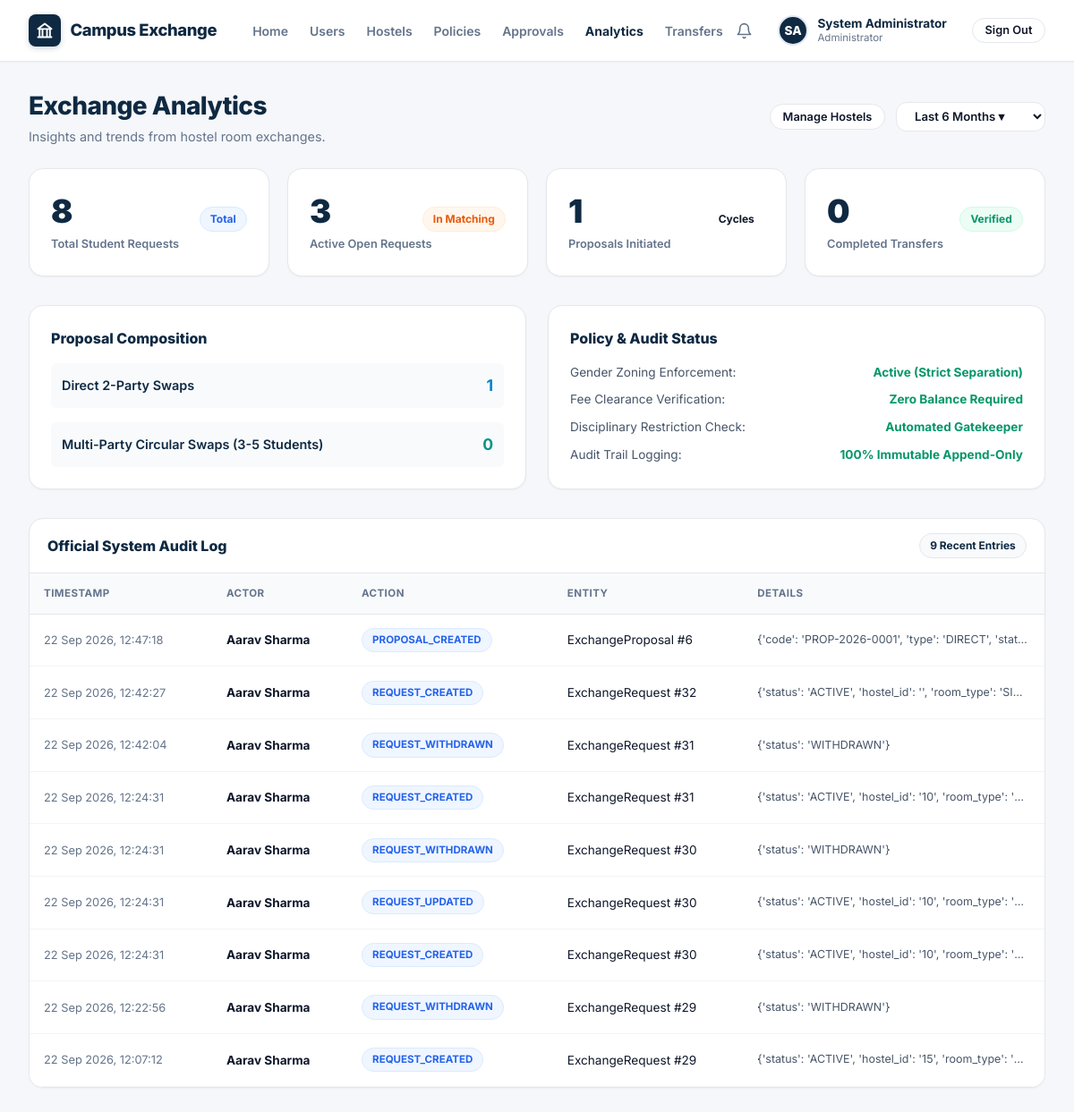
Screenshot of /dean/analytics/ (signed in) with the database file from the repository.
### accounts/models.py (models this page shows, shortened)
class User(AbstractUser):
    class Role(models.TextChoices):
        STUDENT = 'student', 'Student'
        WARDEN = 'warden', 'Hostel Warden'
        CHIEF_WARDEN = 'chief_warden', 'Chief Warden'
        ADMIN = 'admin', 'Hostel Administrator'
        DSW = 'dsw', 'Dean of Student Welfare (DSW)'
    class Gender(models.TextChoices):
        MALE = 'M', 'Male'
        FEMALE = 'F', 'Female'
        OTHER = 'O', 'Other'
    university_id = models.CharField(max_length=30, unique=True, db_index=True)
    role = models.CharField(max_length=20, choices=Role.choices, default=Role.STUDENT, db_index=True)
    phone = models.CharField(max_length=20, blank=True)
    gender = models.CharField(max_length=1, choices=Gender.choices, default=Gender.MALE)
    has_fee_clearance = models.BooleanField(default=True, help_text="Verified student fee clearance")
    has_disciplinary_hold = models.BooleanField(default=False, help_text="Active university disciplinary restriction")
    last_transferred_at = models.DateTimeField(null=True, blank=True, help_text="Timestamp of last completed room swap")
    created_at = models.DateTimeField(auto_now_add=True)
    updated_at = models.DateTimeField(auto_now=True)
    @property
    def is_student(self):
        return self.role == self.Role.STUDENT
    @property
    def is_warden(self):
        return self.role in (self.Role.WARDEN, self.Role.CHIEF_WARDEN)
    @property
    def is_chief_warden(self):
        return self.role == self.Role.CHIEF_WARDEN
    @property
    def is_admin_role(self):
        return self.role == self.Role.ADMIN or self.is_superuser
    @property
    def is_dsw(self):
        return self.role == self.Role.DSW

### exchange/models.py (models this page shows, shortened)
class AuditEntry(models.Model):
    actor = models.ForeignKey(settings.AUTH_USER_MODEL, null=True, blank=True, on_delete=models.SET_NULL, related_name='audit_actions')
    action = models.CharField(max_length=80, db_index=True)
    entity_type = models.CharField(max_length=50, db_index=True)
    entity_id = models.CharField(max_length=50)
    previous_state = models.JSONField(null=True, blank=True)
    new_state = models.JSONField(null=True, blank=True)
    metadata = models.JSONField(null=True, blank=True)
    timestamp = models.DateTimeField(auto_now_add=True, db_index=True)
    class Meta:
        ordering = ['-timestamp']

### exchange/views.py (the view)
# urls.py: path('dean/analytics/', views.analytics_dashboard_view, name='dean_analytics'),
def analytics_dashboard_view(request):
    total_requests = ExchangeRequest.objects.count()
    active_requests = ExchangeRequest.objects.filter(status=ExchangeRequest.RequestStatus.ACTIVE).count()
    completed_transfers = TransferRecord.objects.count()
    proposals_count = ExchangeProposal.objects.count()
    direct_swaps = ExchangeProposal.objects.filter(proposal_type=ExchangeProposal.ProposalType.DIRECT).count()
    multi_cycles = proposals_count - direct_swaps
    audit_entries = AuditEntry.objects.select_related('actor').order_by('-timestamp')[:50]
    return render(request, 'exchange/analytics_dashboard.html', {
        'total_requests': total_requests,
        'active_requests': active_requests,
        'completed_transfers': completed_transfers,
        'proposals_count': proposals_count,
        'direct_swaps': direct_swaps,
        'multi_cycles': multi_cycles,
        'audit_entries': audit_entries
    })

### templates/exchange/analytics_dashboard.html (shortened to what this page needs)
{% extends 'base.html' %}
{% load static %}
{% block content %}
<div class="page-header" style="margin-bottom: 1.5rem;">
  <div class="page-title-group">
    <h1>Exchange Analytics</h1>
    <p>Insights and trends from hostel room exchanges.</p>
  </div>
  <div style="display: flex; align-items: center; gap: 0.75rem;">
    <a href="{% url 'hostels_list' %}" class="btn btn-outline btn-sm">
      Manage Hostels
    </a>
    <select class="form-select" style="width: auto; padding: 0.4rem 1rem; font-size: 0.825rem; font-weight: 600;">
      <option selected>Last 6 Months ▾</option>
    </select>
  </div>
</div>
<div class="grid-4" style="margin-bottom: 2rem;">
  <div class="kpi-card">
    <div class="kpi-card-row">
      <span class="kpi-card-num">{{ total_requests }}</span>
      <span class="badge badge-blue">Total</span>
    </div>
    <div class="kpi-card-label">Total Student Requests</div>
  </div>
  <div class="kpi-card">
    <div class="kpi-card-row">
      <span class="kpi-card-num">{{ active_requests }}</span>
      <span class="badge badge-yellow">In Matching</span>
    </div>
    <div class="kpi-card-label">Active Open Requests</div>
  </div>
  <div class="kpi-card">
    <div class="kpi-card-row">
      <span class="kpi-card-num">{{ proposals_count }}</span>
      <span class="badge badge-teal">Cycles</span>
    </div>
    <div class="kpi-card-label">Proposals Initiated</div>
  </div>
  <div class="kpi-card">
    <div class="kpi-card-row">
      <span class="kpi-card-num">{{ completed_transfers }}</span>
      <span class="badge badge-green">Verified</span>
    </div>
    <div class="kpi-card-label">Completed Transfers</div>
  </div>
</div>
<div class="grid-2" style="margin-bottom: 2rem;">
  <div class="card" style="padding: 1.5rem;">
    <div style="font-size: 1rem; font-weight: 800; color: var(--navy-800); margin-bottom: 1rem;">
      Proposal Composition
    </div>
    <div style="display: flex; flex-direction: column; gap: 1rem;">
      <div style="display: flex; justify-content: space-between; align-items: center; padding: 0.75rem; background: #F8FAFC; border-radius: 6px;">
        <span style="font-size: 0.9rem; font-weight: 600; color: var(--navy-800);">Direct 2-Party Swaps</span>
        <strong style="font-size: 1.1rem; color: #0284C7;">{{ direct_swaps }}</strong>
      </div>
      <div style="display: flex; justify-content: space-between; align-items: center; padding: 0.75rem; background: #F8FAFC; border-radius: 6px;">
        <span style="font-size: 0.9rem; font-weight: 600; color: var(--navy-800);">Multi-Party Circular Swaps (3-5 Students)</span>
        <strong style="font-size: 1.1rem; color: #0D9488;">{{ multi_cycles }}</strong>
      </div>
    </div>
  </div>
  <div class="card" style="padding: 1.5rem;">
    <div style="font-size: 1rem; font-weight: 800; color: var(--navy-800); margin-bottom: 1rem;">
      Policy &amp; Audit Status
    </div>
    <div style="display: flex; flex-direction: column; gap: 0.65rem; font-size: 0.85rem; color: var(--text-secondary);">
      <div style="display: flex; justify-content: space-between;">
        <span>Gender Zoning Enforcement:</span>
        <strong style="color: #059669;">Active (Strict Separation)</strong>
      </div>
      <div style="display: flex; justify-content: space-between;">
        <span>Fee Clearance Verification:</span>
        <strong style="color: #059669;">Zero Balance Required</strong>
      </div>
      <div style="display: flex; justify-content: space-between;">
        <span>Disciplinary Restriction Check:</span>
        <strong style="color: #059669;">Automated Gatekeeper</strong>
      </div>
      <div style="display: flex; justify-content: space-between;">
        <span>Audit Trail Logging:</span>
        <strong style="color: #059669;">100% Immutable Append-Only</strong>
      </div>
    </div>
  </div>
</div>
<div class="card" style="padding: 0; overflow: hidden; margin-bottom: 2rem;">
  <div style="padding: 1rem 1.25rem; border-bottom: 1px solid var(--border-card); display: flex; justify-content: space-between; align-items: center;">
    <div style="font-size: 1rem; font-weight: 800; color: var(--navy-800);">
      Official System Audit Log
    </div>
    <span class="badge badge-navy">{{ audit_entries|length }} Recent Entries</span>
  </div>
  <div style="overflow-x: auto;">
    <table class="data-table">
      <thead>
        <tr>
          <th>Timestamp</th>
          <th>Actor</th>
          <th>Action</th>
          <th>Entity</th>
          <th>Details</th>
        </tr>
      </thead>
      <tbody>
        {% for a in audit_entries %}
          <tr>
            <td style="font-size: 0.8rem; color: var(--text-muted);">{{ a.timestamp|date:"d M Y, H:i:s" }}</td>
            <td><strong>{{ a.actor.get_full_name|default:a.actor.username|default:"System" }}</strong></td>
            <td><span class="badge badge-blue" style="font-size: 0.72rem;">{{ a.action }}</span></td>
            <td>{{ a.entity_type }} #{{ a.entity_id }}</td>
            <td style="font-size: 0.78rem; color: var(--text-secondary); max-width: 280px; overflow: hidden; text-overflow: ellipsis; white-space: nowrap;">
              {{ a.new_state|default:a.metadata|default:"—" }}
            </td>
          </tr>
        {% empty %}
          <tr>
            <td colspan="5" style="text-align: center; padding: 2.5rem; color: var(--text-muted);">
              No administrative audit entries recorded yet.
            </td>
          </tr>
        {% endfor %}
      </tbody>
    </table>
  </div>
</div>
{% endblock %}

### templates/base.html (shortened to what this page needs)
<!DOCTYPE html>
<html lang="en">
<head>
  {% load static %}
  <link rel="stylesheet" href="{% static 'css/style.css' %}">
</head>
<body>
  <header class="top-navbar">
    <div class="navbar-inner">
      <div class="brand-section">
        <a href="{% url 'landing' %}" class="brand-link">
          <div class="brand-crest">
            <svg width="20" height="20" viewBox="0 0 24 24" fill="none" stroke="currentColor" stroke-width="2.3" stroke-linecap="round" stroke-linejoin="round">
              <path d="M3 21h18M3 10h18M5 10v11M19 10v11M9 10v11M15 10v11M12 3l9 7H3z"/>
            </svg>
          </div>
          <div class="brand-title">Campus Exchange</div>
        </a>
        <nav>
          <ul class="nav-menu">
            <li class="nav-item {% if request.path == '/' %}active{% endif %}">
              <a href="{% url 'landing' %}">Home</a>
            </li>
            {% if user.is_authenticated %}
              {% if user.is_student %}
                <li class="nav-item {% if request.path == '/dashboard/' %}active{% endif %}">
                  <a href="{% url 'dashboard' %}">Dashboard</a>
                </li>
                <li class="nav-item {% if request.path == '/exchange-requests/new/' %}active{% endif %}">
                  <a href="{% url 'create_request' %}">New Request</a>
                </li>
                <li class="nav-item {% if '/proposals/' in request.path or request.path == '/matches/' %}active{% endif %}">
                  <a href="{% url 'matches' %}">Matches</a>
                </li>
                <li class="nav-item {% if request.path == '/transfers/' %}active{% endif %}">
                  <a href="{% url 'transfers_list' %}">Transfers</a>
                </li>
              {% elif user.is_admin_role %}
                <li class="nav-item {% if '/admin/users/' in request.path %}active{% endif %}">
                  <a href="{% url 'admin_users_list' %}">Users</a>
                </li>
                <li class="nav-item {% if '/hostels/' in request.path %}active{% endif %}">
                  <a href="{% url 'hostels_list' %}">Hostels</a>
                </li>
                <li class="nav-item {% if '/admin/policies/' in request.path %}active{% endif %}">
                  <a href="{% url 'admin_policies' %}">Policies</a>
                </li>
                <li class="nav-item {% if '/warden/' in request.path %}active{% endif %}">
                  <a href="{% url 'warden_approvals' %}">Approvals</a>
                </li>
                <li class="nav-item {% if '/dean/' in request.path or '/admin/analytics/' in request.path %}active{% endif %}">
                  <a href="{% url 'dean_analytics' %}">Analytics</a>
                </li>
                <li class="nav-item {% if request.path == '/transfers/' %}active{% endif %}">
                  <a href="{% url 'transfers_list' %}">Transfers</a>
                </li>
              {% endif %}
            {% endif %}
          </ul>
        </nav>
      </div>
      <div class="navbar-controls">
        {% if user.is_authenticated %}
          <a href="{% url 'dashboard' %}" class="nav-icon-bell" title="Notifications" style="position: relative;">
            <svg width="19" height="19" viewBox="0 0 24 24" fill="none" stroke="currentColor" stroke-width="2" stroke-linecap="round" stroke-linejoin="round">
              <path d="M18 8A6 6 0 0 0 6 8c0 7-3 9-3 9h18s-3-2-3-9"></path>
              <path d="M13.73 21a2 2 0 0 1-3.46 0"></path>
            </svg>
          </a>
          <div class="user-profile-header">
            <div style="width: 34px; height: 34px; border-radius: 50%; background: #0F2942; color: #FFFFFF; display: flex; align-items: center; justify-content: center; font-weight: 800; font-size: 0.85rem; border: 2px solid #E2E8F0; text-transform: uppercase;">
              {{ user.first_name|slice:":1" }}{{ user.last_name|slice:":1"|default:user.username|slice:":1" }}
            </div>
            <div class="user-meta-header">
              <span class="user-name-header">{{ user.get_full_name|default:user.username }}</span>
              <span class="user-sub-header">
                {% if user.is_student %}
                  {% if user_allocated_bed %}
                    {{ user_allocated_bed.room.block.hostel.code }} • {{ user_allocated_bed.room.room_number }} ({{ user_allocated_bed.bed_number }})
                  {% else %}
                    Student • {{ user.university_id }}
                  {% endif %}
                {% elif user.role == 'chief_warden' %}
                  Chief Warden
                {% elif user.role == 'warden' %}
                  Hostel Warden
                {% elif user.role == 'dsw' %}
                  Dean of Student Welfare
                {% elif user.is_admin_role %}
                  Administrator
                {% else %}
                  {{ user.university_id }}
                {% endif %}
              </span>
            </div>
          </div>
          <a href="{% url 'logout' %}" class="btn btn-outline btn-sm" style="margin-left: 0.5rem;">
            Sign Out
          </a>
        {% endif %}
      </div>
    </div>
  </header>
  <main class="main-container">
    {% block content %}{% endblock %}
  </main>
</body>
</html>

### rows the page displays
User: first_name "S", last_name "A", get_full_name "System Administrator"
AuditEntry: timestamp "22 Sep 2026, 12:47:18", actor.get_full_name "Aarav Sharma", action "PROPOSAL_CREATED", entity_type "ExchangeProposal", entity_id "6", new_state "{'code': 'PROP-2026-0001', 'type': 'DIRECT', 'stat…"
AuditEntry: timestamp "22 Sep 2026, 12:42:27", actor.get_full_name "Aarav Sharma", action "REQUEST_CREATED", entity_type "ExchangeRequest", entity_id "32", new_state "{'status': 'ACTIVE', 'hostel_id': '', 'room_type': 'SI…"
AuditEntry: timestamp "22 Sep 2026, 12:42:04", actor.get_full_name "Aarav Sharma", action "REQUEST_WITHDRAWN", entity_type "ExchangeRequest", entity_id "31", new_state "{'status': 'WITHDRAWN'}"
AuditEntry: timestamp "22 Sep 2026, 12:24:31", actor.get_full_name "Aarav Sharma", action "REQUEST_CREATED", entity_type "ExchangeRequest", entity_id "31", new_state "{'status': 'ACTIVE', 'hostel_id': '10', 'room_type': '…"
AuditEntry: timestamp "22 Sep 2026, 12:24:31", actor.get_full_name "Aarav Sharma", action "REQUEST_WITHDRAWN", entity_type "ExchangeRequest", entity_id "30", new_state "{'status': 'WITHDRAWN'}"
AuditEntry: timestamp "22 Sep 2026, 12:24:31", actor.get_full_name "Aarav Sharma", action "REQUEST_UPDATED", entity_type "ExchangeRequest", entity_id "30", new_state "{'status': 'ACTIVE', 'hostel_id': '10', 'room_type': '…"
AuditEntry: timestamp "22 Sep 2026, 12:24:31", actor.get_full_name "Aarav Sharma", action "REQUEST_CREATED", entity_type "ExchangeRequest", entity_id "30", new_state "{'status': 'ACTIVE', 'hostel_id': '10', 'room_type': '…"
AuditEntry: timestamp "22 Sep 2026, 12:22:56", actor.get_full_name "Aarav Sharma", action "REQUEST_WITHDRAWN", entity_type "ExchangeRequest", entity_id "29", new_state "{'status': 'WITHDRAWN'}"
AuditEntry: timestamp "22 Sep 2026, 12:07:12", actor.get_full_name "Aarav Sharma", action "REQUEST_CREATED", entity_type "ExchangeRequest", entity_id "29", new_state "{'status': 'ACTIVE', 'hostel_id': '15', 'room_type': '…"

### other values shown
{{ total_requests }} "8"
{{ active_requests }} "3"
{{ proposals_count }} "1"
{{ completed_transfers }} "0"
{{ direct_swaps }} "1"
{{ multi_cycles }} "0"
{{ audit_entries|length }} "9"
